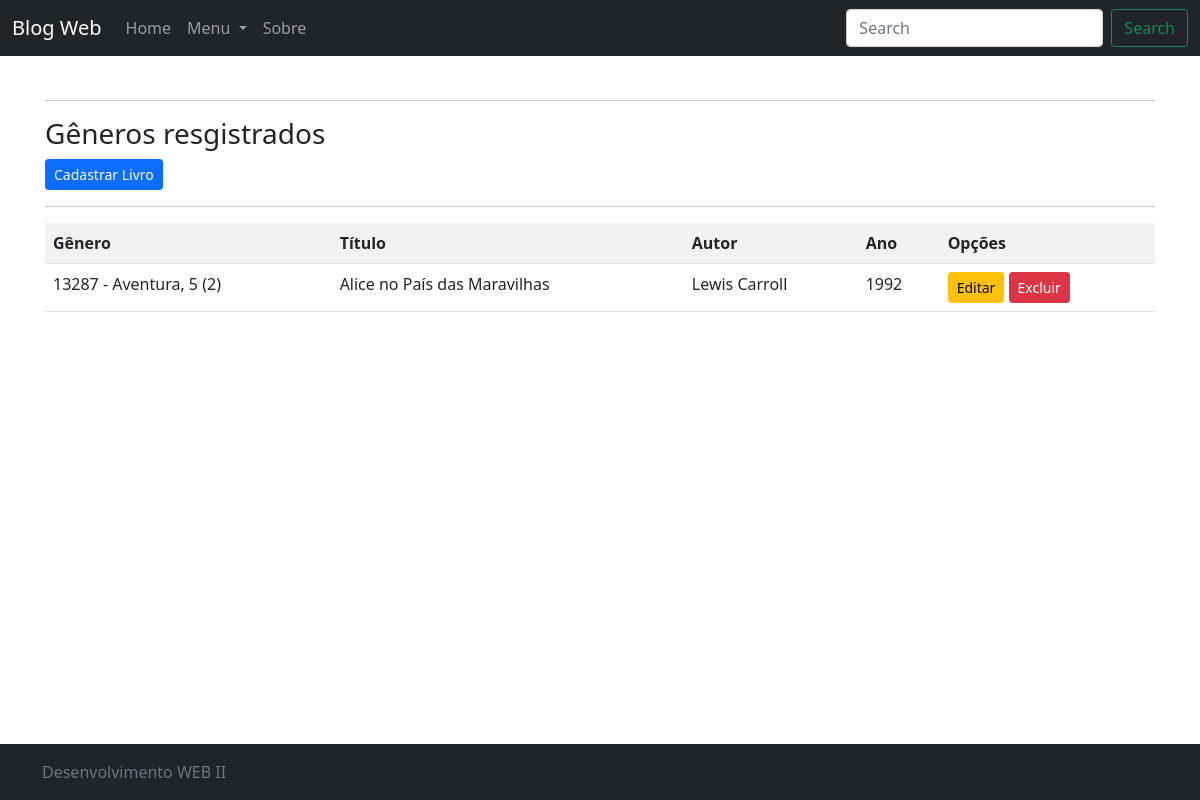
Page /listar/livro/ on the earlier database version.
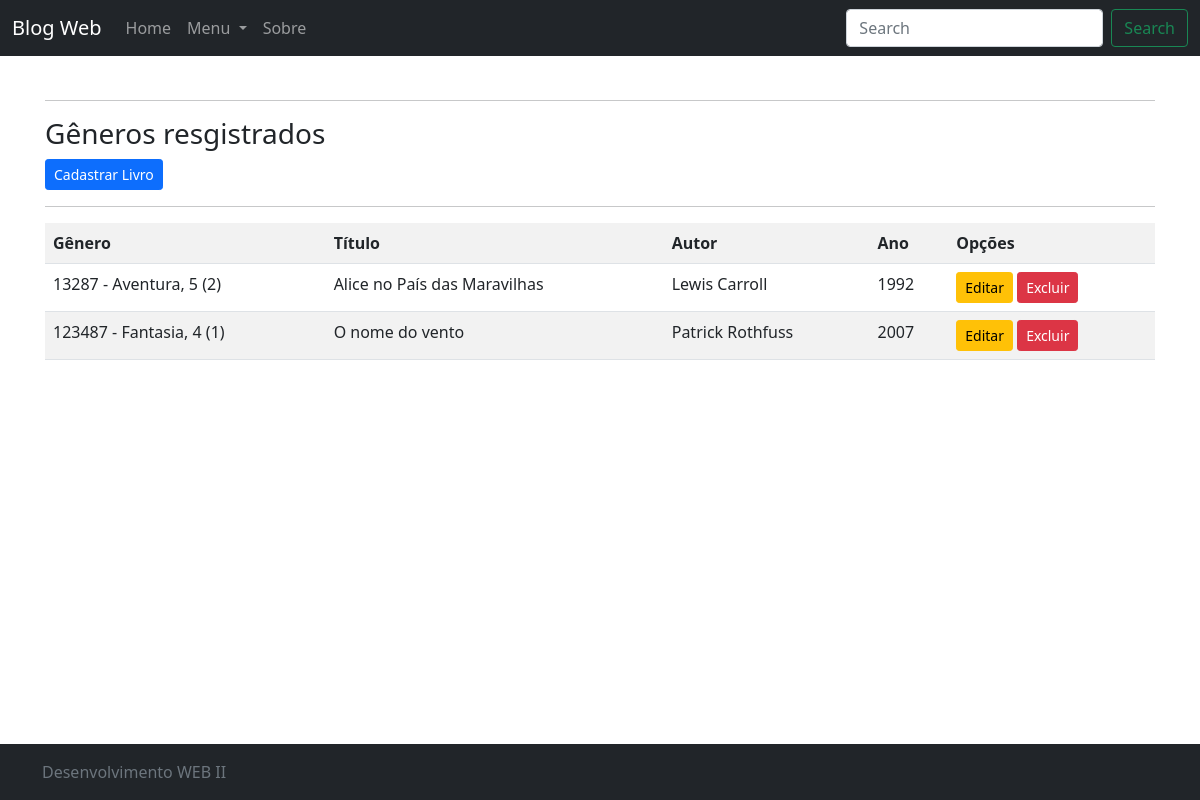
Same page on the later database version.
### Cadastro/models.py (models this page shows, shortened)
class Livro(models.Model):
    local = models.ForeignKey(Local, on_delete=models.PROTECT)
    titulo = models.CharField(max_length=80, verbose_name="Título")
    autor = models.CharField(max_length=50)
    ano = models.IntegerField()

class Local(models.Model):
    codigo = models.CharField(max_length=6, primary_key=True, verbose_name="Código")
    descricao = models.CharField(max_length=50, verbose_name="Gênero")
    corredor = models.IntegerField()
    estante = models.IntegerField()
    def __str__(self):
        return "{} - {}, {} ({})".format(self.codigo, self.descricao, self.corredor, self.estante)

### Cadastro/views.py (the view)
# urls.py: path('listar/livro/', LivroList.as_view(), name='listar-livro'),
class LivroList(ListView):
    model = Livro
    template_name = 'Cadastro/listaLivro.html'

### Cadastro/templates/Cadastro/listaLivro.html
{% extends 'Pages/modelo.html' %}
{% load static %}
{% block conteudo %}
    <hr>
    <h3>Gêneros resgistrados</h3>
    <a href="{% url 'cadastro-livro' %}" class="btn btn-primary btn-sm float-right">Cadastrar Livro</a>
    <hr>
    <div class="table table-reponsive">
        <table class="table table-striped">
            <tr>
                <th>Gênero</th>
                <th>Título</th>
                <th>Autor</th>
                <th>Ano</th>
                <th>Opções</th>
            </tr>
            {% for livro in object_list %}
            <tr>
                <td>{{ livro.local }}</td>
                <td>{{ livro.titulo }}</td>
                <td>{{ livro.autor }}</td>
                <td>{{ livro.ano }}</td>
                <td>
                    <a href="{% url 'editar-livro' livro.pk %}" class="btn btn-warning btn-sm">Editar</a>
                    <a href="{% url 'excluir-livro' livro.pk %}" class="btn btn-danger btn-sm">Excluir</a>
                </td>
            </tr>
            {% empty %}
            <tr>
                <td colspan="3">Nenhum livro cadastrado</td>
            </tr>
            {% endfor %}
        </table>
    </div>
{% endblock %}

Differences in the rows shown:
added Livro: local "123487 - Fantasia, 4 (1)", titulo "O nome do vento", autor "Patrick Rothfuss", ano "2007"
